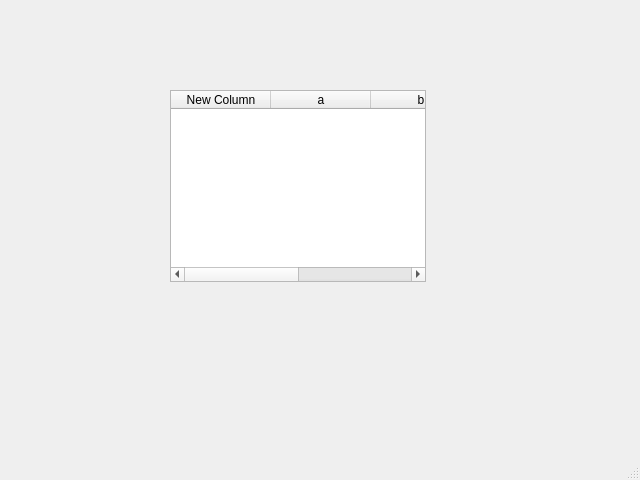
<?xml version="1.0" encoding="UTF-8"?>
<ui version="4.0">
 <class>MainWindow</class>
 <widget class="QMainWindow" name="MainWindow">
  <property name="geometry">
   <rect>
    <x>0</x>
    <y>0</y>
    <width>640</width>
    <height>480</height>
   </rect>
  </property>
  <property name="windowTitle">
   <string>MainWindow</string>
  </property>
  <widget class="QWidget" name="centralwidget">
   <widget class="QTableWidget" name="tableWidget">
    <property name="geometry">
     <rect>
      <x>170</x>
      <y>90</y>
      <width>256</width>
      <height>192</height>
     </rect>
    </property>
    <column>
     <property name="text">
      <string>New Column</string>
     </property>
    </column>
    <column>
     <property name="text">
      <string>a</string>
     </property>
    </column>
    <column>
     <property name="text">
      <string>b</string>
     </property>
    </column>
    <column>
     <property name="text">
      <string>d</string>
     </property>
    </column>
   </widget>
  </widget>
  <widget class="QMenuBar" name="menubar">
   <property name="geometry">
    <rect>
     <x>0</x>
     <y>0</y>
     <width>640</width>
     <height>22</height>
    </rect>
   </property>
  </widget>
  <widget class="QStatusBar" name="statusbar"/>
 </widget>
 <resources/>
 <connections/>
</ui>
